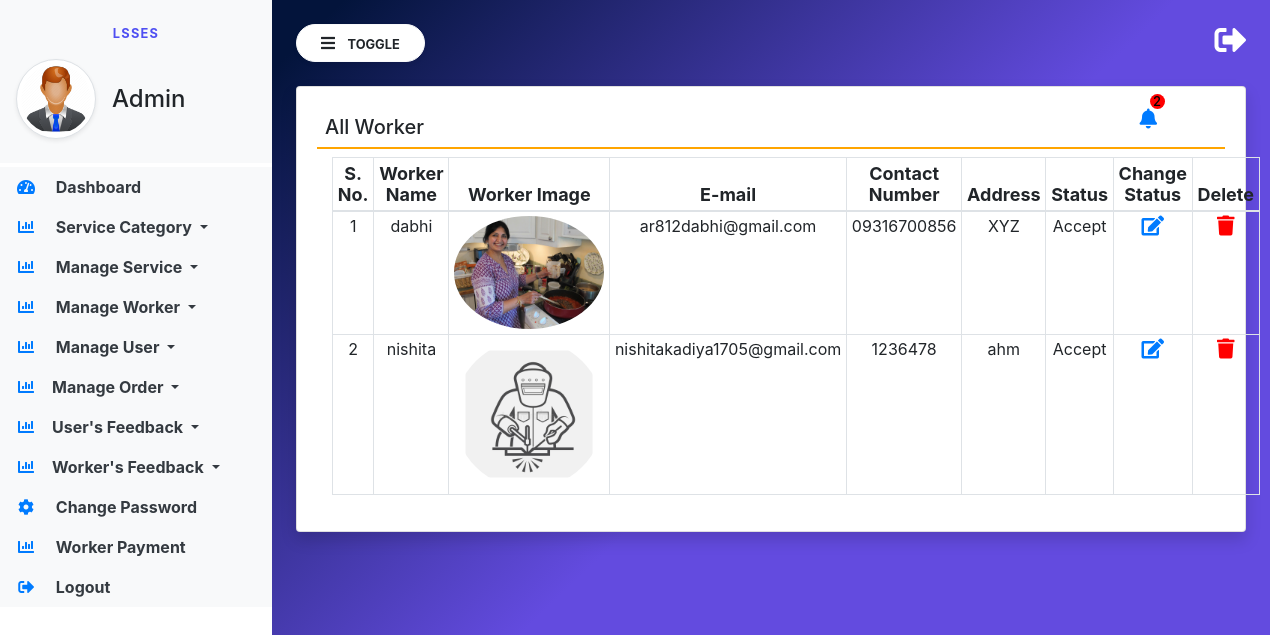
Screenshot of /accept_worker with the database file from the repository.
### LocalApp/models.py (models this page shows, shortened)
class Worker(models.Model):
    user = models.ForeignKey(User,on_delete=models.CASCADE)
    mobile = models.CharField(max_length=15,null=True)
    image = models.FileField(null=True)
    imgs = models.FileField(null=True)
    professional = models.CharField(max_length=35,null=True)
    email = models.EmailField(null=True)
    address = models.TextField(max_length=800,null=True)
    type = models.CharField(max_length=15,null=True)
    status = models.CharField(max_length=15,null=True)
    auth_token = models.CharField(max_length=100,null=True)
    is_verified = models.BooleanField(default=False,null=True)

### LocalApp/views.py (the view)
# urls.py: path('accept_worker',accept_worker,name="accept_worker"),
def accept_worker(request):
    accept = Worker.objects.filter(status="Accept")
    d = {'accept': accept}
    return render(request, "worker_accept.html",d)

### LocalApp/templates/worker_accept.html (shortened to what this page needs)
{% extends 'admin_base.html' %}
{% block main  %}
<link rel="stylesheet" href="https://use.fontawesome.com/releases/v5.6.3/css/all.css"
>
<div class="card shadow">
    <div class="card-body">
        <h5 class="p-2" style="border-bottom: 2px solid orange;">All Worker
        <div class="col-sm">
                <a  class="text-Light" id="btn-nav">
                    <i class="fas fa-bell text-primary"></i><span class="pending"> {{accept.count}} </span>
                </a>
        </div>
        </h5>
        <div class="container-fluid">
            <table class="table table-bordered table-sm" id="example">
                <thead>
                <tr>
                    <th>S. No.</th>
                    <th>Worker Name</th>
                    <th>Worker Image</th>
                    <th>E-mail</th>
                    <th>Contact Number</th>
                    <th>Address</th>
                    <th>Status</th>
                    <th >Change Status</th>
                    <th >Delete</th>
                </tr>
                </thead>
                <tbody>
                {% for i in accept %}
                <tr>
                    <td>{{forloop.counter}}</td>
                    <td>{{i.user.first_name}}</td>
                    <td><img src="{{i.image.url}}" style="width:150px; border-radius:50%"/></td>
                    <td>{{i.user.email}}</td>
                    <td>{{i.mobile}}</td>
                    <td>{{i.address}}</td>
                    <td>{{i.status}}</td>
                    <td><a href="change_status/{{i.id}}"><i class="fa fa-edit"></i></a></td>
                    <td><a href="delete_worker/{{i.id}}" onclick="return confirm('Are You Sure?')" <i class="fa fa-trash"></i></a></td>
                </tr>
                {% endfor %}
                </tbody>
            </table>
        </div>
    </div>
</div>
{% endblock %}

### LocalApp/static/css/sidebar.css (style rules this page uses)
body { background-image : linear-gradient(135.9deg,rgb(3, 20, 59) 16.4%,rgb(99, 75, 223) 56.1%); min-height:100vh; }

### rows the page displays
Worker: user.first_name "dabhi", image (picture), user.email "ar812dabhi@gmail.com", mobile "09316700856", address "XYZ", status "Accept"
Worker: user.first_name "nishita", image (picture), user.email "nishitakadiya1705@gmail.com", mobile "1236478", address "ahm", status "Accept"

### other values shown
{{ accept.count }} "2"
